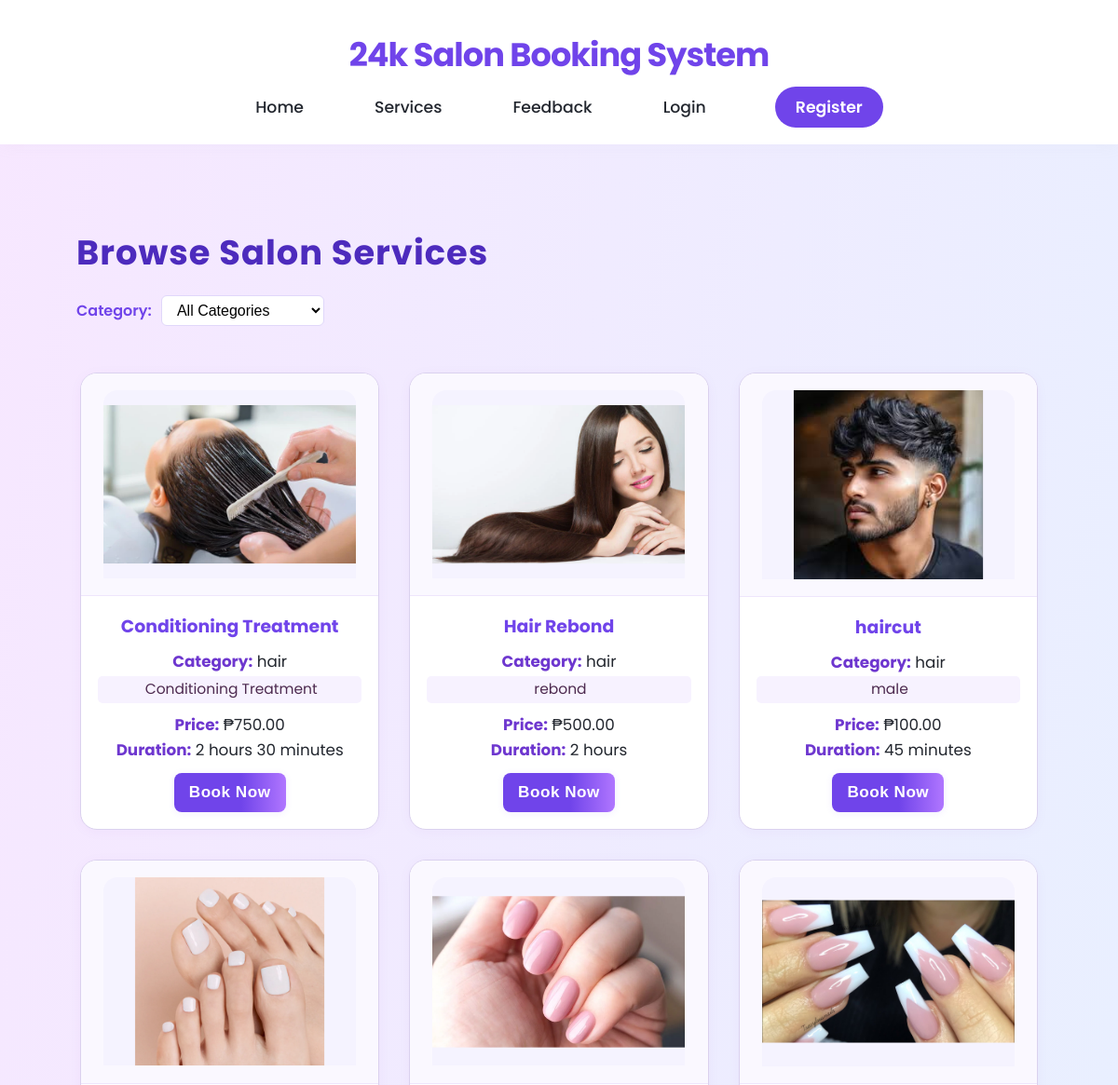
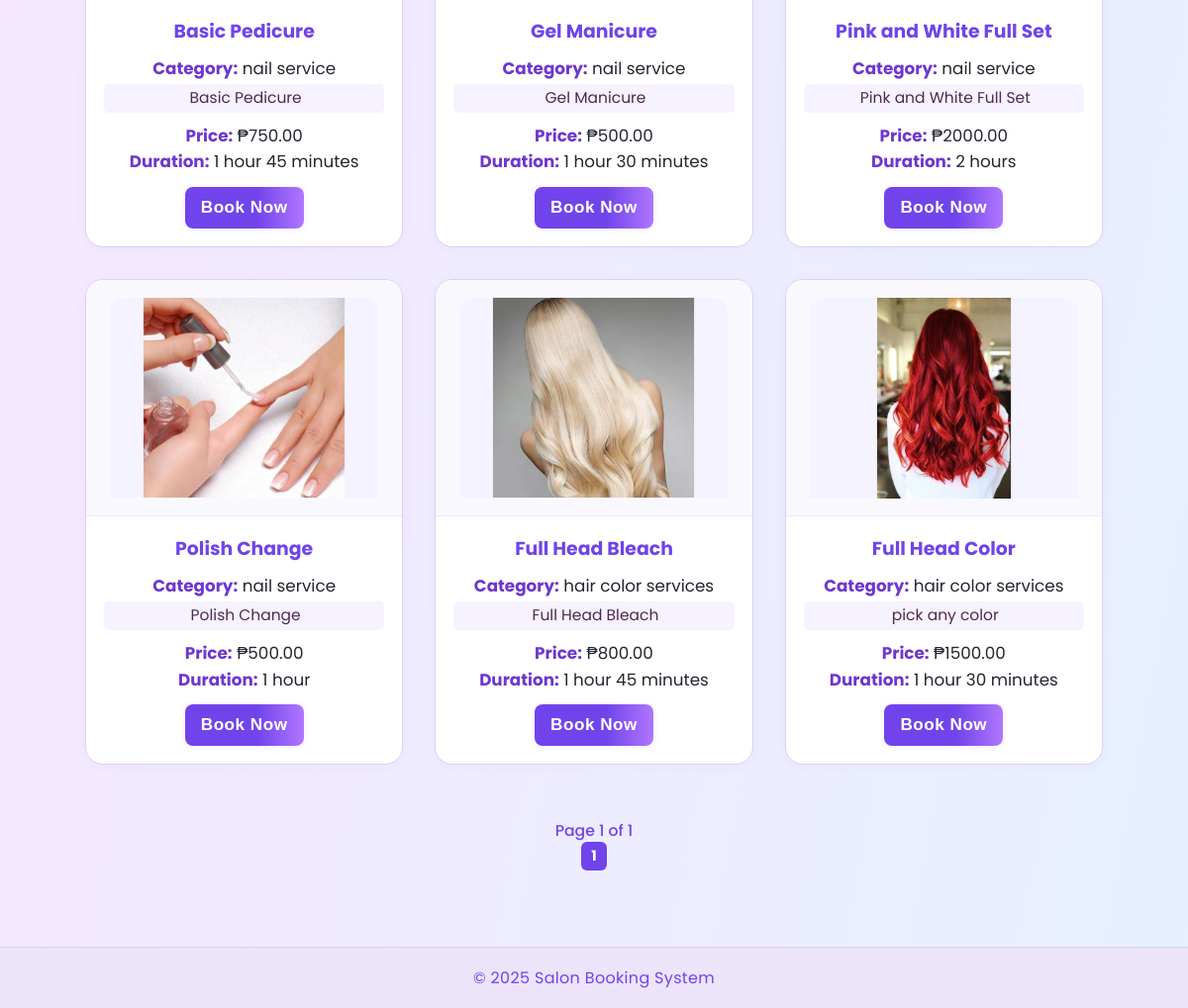
Page /services/ on the committed database (2 pictures, top to bottom).
### booking/models.py (models this page shows, shortened)
class Service(models.Model):
    category = models.ForeignKey(ServiceCategory, on_delete=models.CASCADE, related_name='services')
    name = models.CharField(max_length=255)
    description = models.TextField()
    price = models.DecimalField(max_digits=10, decimal_places=2)
    duration_hours = models.PositiveIntegerField(default=0, help_text="Duration hours")
    duration_minutes = models.PositiveIntegerField(default=0, help_text="Duration minutes")
    image = models.ImageField(upload_to='services/', blank=True, null=True)
    is_active = models.BooleanField(default=True)
    class Meta:
        ordering = ['category', 'name']

class ServiceCategory(models.Model):
    name = models.CharField(max_length=255)
    is_active = models.BooleanField(default=True)
    def __str__(self):
        return self.name
    class Meta:
        verbose_name_plural = "Service Categories"

### booking/views.py (the view)
# urls.py: path('services/', views.services, name='services'),
def services(request):
    form = CategoryFilterForm(request.GET or None)
    categories = ServiceCategory.objects.filter(is_active=True)
    services_qs = Service.objects.filter(is_active=True, category__is_active=True)
    selected_category = None
    if form.is_valid():
        selected_category = form.cleaned_data.get('category')
        if selected_category:
            services_qs = services_qs.filter(category=selected_category)
    paginator = Paginator(services_qs, 9)
    page_number = request.GET.get('page')
    services_page = paginator.get_page(page_number)
    context = {
        'categories': categories,
        'services': services_page,
        'selected_category': selected_category,
        'form': form,
        'paginator': paginator,
        'page_obj': services_page,
    }
    return render(request, 'customer/services.html', context)

### booking/forms.py
class CategoryFilterForm(forms.Form):
    category = forms.ModelChoiceField(
        queryset=ServiceCategory.objects.filter(is_active=True),
        required=False,
        label='Category',
        empty_label="All Categories",
        widget=forms.Select(attrs={'onchange': 'this.form.submit();'})
    )

### booking/templates/customer/services.html (shortened to what this page needs)
{% extends 'base.html' %}
{% load static %}
{% block content %}
<h2 class="services-title">Browse Salon Services</h2>
<div class="left-align-form">
    <form class="category-filter-form" method="get" action="">
        <fieldset>
            {% for field in form.visible_fields %}
                <div class="field-group">
                    {{ field.label_tag }}
                    {{ field }}
                </div>
            {% endfor %}
        </fieldset>
    </form>
</div>
{% if services %}
    <ul class="services-list">
        {% for service in services %}
            <li class="service-card">
                <div class="card-image-half">
                    {% if service.image %}
                        <img src="{{ service.image.url }}" alt="{{ service.name }} image">
                    {% else %}
                        <img src="{% static 'images/default_service.png' %}" alt="No image available">
                    {% endif %}
                </div>
                <div class="card-content-half">
                    <h3>{{ service.name }}</h3>
                    <p><strong>Category:</strong> {{ service.category.name }}</p>
                    <p class="service-desc">{{ service.description }}</p>
                    <p><strong>Price:</strong> ₱{{ service.price|floatformat:2 }}</p>
                    <p>
                      <strong>Duration:</strong>
                      {% if service.duration_hours and service.duration_minutes %}
                        {{ service.duration_hours }} hour{{ service.duration_hours|pluralize }} {{ service.duration_minutes }} minute{{ service.duration_minutes|pluralize }}
                      {% elif service.duration_hours %}
                        {{ service.duration_hours }} hour{{ service.duration_hours|pluralize }}
                      {% elif service.duration_minutes %}
                        {{ service.duration_minutes }} minute{{ service.duration_minutes|pluralize }}
                      {% else %}
                        N/A
                      {% endif %}
                    </p>
                    <form method="get" action="{% url 'book_service' service.id %}">
                        <button type="submit" class="btn">Book Now</button>
                    </form>
                </div>
            </li>
        {% endfor %}
    </ul>
    <nav class="pagination-nav" aria-label="List Pagination">
        <span class="pagination-info">
            Page {{ services.number }} of {{ services.paginator.num_pages }}
        </span>
        <div class="page-links">
            {% for num in services.paginator.page_range %}
                {% if services.number == num %}
                    <strong>{{ num }}</strong>
                {% elif num > services.number|add:'-3' and num < services.number|add:'3' %}
                    <a href="?{% if form.cleaned_data.category %}category={{ form.cleaned_data.category.id }}&amp;{% endif %}page={{ num }}">{{ num }}</a>
                {% endif %}
            {% endfor %}
        </div>
    </nav>
{% else %}
    <p class="services-empty-msg">No services found for this category.</p>
{% endif %}
{% endblock %}

### booking/templates/base.html (shortened to what this page needs)
<!DOCTYPE html>
<html lang="en">
    <head>
        {% load static %}
        <link rel="stylesheet" href="{% static 'styles123.css' %}">
    </head>
<body>
    <header>
        <h1>24k Salon Booking System</h1>
        <nav>
            <ul>
                <li><a href="{% url 'main' %}">Home</a></li>
                <li><a href="{% url 'services' %}">Services</a></li>
                <li><a href="{% url 'public_feedback' %}">Feedback</a></li>
                {% if user.is_authenticated and not user.is_admin %}
                        <li><a href="{% url 'booking_line' %}">bookings</a></li>
                        <li><a href="{% url 'profile' %}">Profile</a></li>
                    <li><a href="{% url 'user_logout' %}">Logout</a></li>
                {% else %}
                    <li><a href="{% url 'login' %}">Login</a></li>
                    <li><a href="{% url 'register' %}" class="register-btn">Register</a></li>
                {% endif %}
            </ul>
        </nav>
    </header>
    <main>
        <div class="container">
            {% block content %}{% endblock %}
        </div>
    </main>
    <footer>
        <p>&copy; 2025 Salon Booking System</p>
    </footer>
</body>
</html>

### booking/static/styles123.css (style rules this page uses)
:root { --main-bg: #f7f8fa; --card-bg: #fff; --accent: #23272f; --accent2: #7044ea; --accent3: #f7e7ff; --nav-bg: #fff; --nav-item: #23272f; --nav-active-bg: #7044ea; --nav-active-color: #fff; --radius: 18px; --shadow: 0 6px 32px 0 rgba(40, 45, 58, 0.10); --container-width: 1100px; }
* { margin: 0; padding: 0; box-sizing: border-box; }
html, body { min-height: 100vh; height: 100%; }
body { font-family: 'Poppins', Arial, Helvetica, sans-serif; background: var(--main-bg); color: var(--accent); min-height: 100vh; height: 100%; display: flex; flex-direction: column; }
header { background: var(--nav-bg); box-shadow: 0 2px 16px 0 rgba(180,180,190,0.07); padding: 32px 0 18px 0; text-align: center; position: relative; z-index: 10; }
header h1 { font-size: 2.2rem; font-weight: 700; letter-spacing: -1px; margin-bottom: 8px; color: var(--accent2); }
nav ul { display: flex; justify-content: center; align-items: center; flex-wrap: wrap; list-style: none; gap: 2rem; margin-top: 7px; padding: 0; }
nav a { text-decoration: none; color: var(--nav-item); padding: 9px 22px; border-radius: 22px; font-weight: 500; font-size: 1.08rem; transition: background 0.2s, color 0.2s, font-weight 0.15s; background: none; display: inline-block; }
nav li:last-child a, .register-btn { background: var(--nav-active-bg); color: var(--nav-active-color); border-radius: 22px; font-weight: 600; margin-left: 20px; transition: background 0.2s, color 0.2s; }
main { flex: 1 0 auto; display: flex; flex-direction: column; align-items: center; justify-content: flex-start; min-height: 68vh; padding: 48px 0 40px 0; }
.container { width: 100%; max-width: var(--container-width, 1100px); margin: 0 auto; padding: 0 32px; box-sizing: border-box; }
footer { flex-shrink: 0; background: #ece4fa; padding: 18px 0; margin-top: 24px; text-align: center; color: #7044ea; font-size: 1rem; letter-spacing: 0.02em; border-top: 1.5px solid #dbcfee; width: 100%; }
a { text-decoration: none; color: inherit; }

### rows in the picture
Service: image (picture), name "Conditioning Treatment", category.name "hair", description "Conditioning Treatment", price "750.00", duration_hours "2", duration_minutes "30"
Service: image (picture), name "Hair Rebond", category.name "hair", description "rebond", price "500.00", duration_hours "2"
Service: image (picture), name "haircut", category.name "hair", description "male", price "100.00", duration_minutes "45"
Service: image (picture), name "Basic Pedicure", category.name "nail service", description "Basic Pedicure", price "750.00", duration_hours "1", duration_minutes "45"
Service: image (picture), name "Gel Manicure", category.name "nail service", description "Gel Manicure", price "500.00", duration_hours "1", duration_minutes "30"
Service: image (placeholder picture), name "Pink and White Full Set", category.name "nail service", description "Pink and White Full Set", price "2000.00", duration_hours "2"
Service: image (picture), name "Polish Change", category.name "nail service", description "Polish Change", price "500.00", duration_hours "1"
Service: image (picture), name "Full Head Bleach", category.name "hair color services", description "Full Head Bleach", price "800.00", duration_hours "1", duration_minutes "45"
Service: image (picture), name "Full Head Color", category.name "hair color services", description "pick any color", price "1500.00", duration_hours "1", duration_minutes "30"

### other values in the picture
{{ field.label_tag }} "Category:"
{{ services.number }} "1"
{{ services.paginator.num_pages }} "1"
{{ num }} "1"
